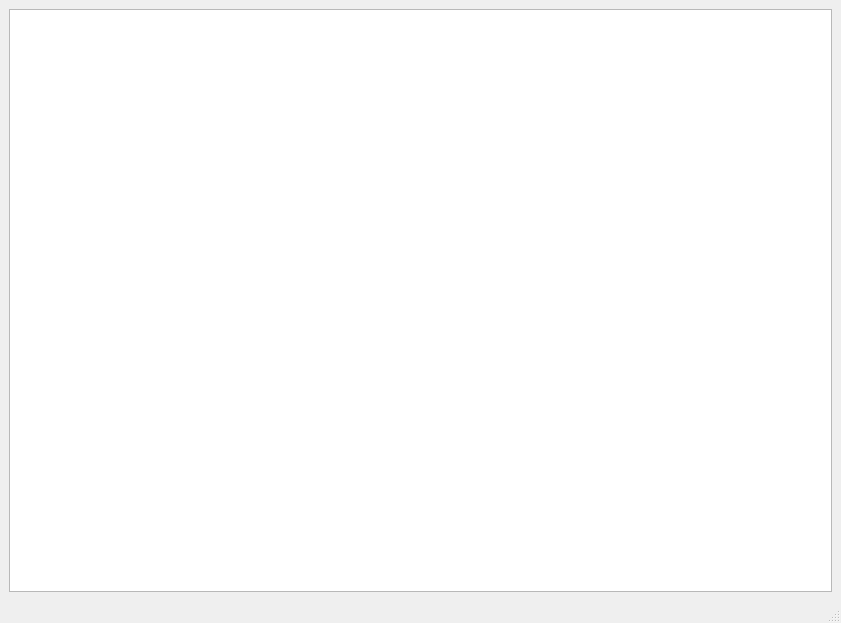
<?xml version="1.0" encoding="UTF-8"?>
<ui version="4.0">
 <class>NetListWindow</class>
 <widget class="QMainWindow" name="NetListWindow">
  <property name="geometry">
   <rect>
    <x>0</x>
    <y>0</y>
    <width>841</width>
    <height>623</height>
   </rect>
  </property>
  <property name="windowTitle">
   <string>MainWindow</string>
  </property>
  <widget class="QWidget" name="centralwidget">
   <layout class="QVBoxLayout" name="verticalLayout_2">
    <item>
     <layout class="QVBoxLayout" name="verticalLayout">
      <item>
       <widget class="QTableView" name="tableElements">
        <property name="showDropIndicator" stdset="0">
         <bool>false</bool>
        </property>
        <property name="dragDropOverwriteMode">
         <bool>false</bool>
        </property>
        <property name="alternatingRowColors">
         <bool>true</bool>
        </property>
       </widget>
      </item>
     </layout>
    </item>
   </layout>
  </widget>
  <widget class="QMenuBar" name="menubar">
   <property name="geometry">
    <rect>
     <x>0</x>
     <y>0</y>
     <width>841</width>
     <height>24</height>
    </rect>
   </property>
  </widget>
  <widget class="QStatusBar" name="statusbar"/>
 </widget>
 <resources/>
 <connections/>
</ui>
